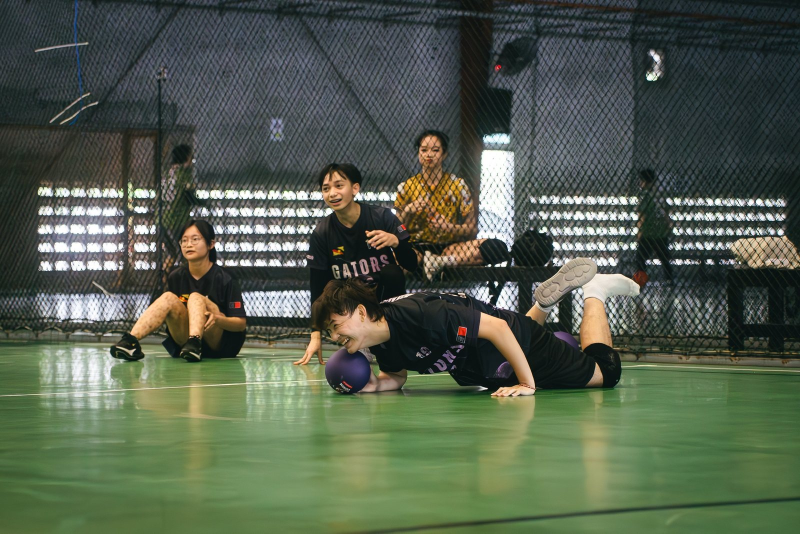
#> input picture site/assets/img/memories/game.jpg, 1600 x 1067 px, given in place of memories, which was not available (shown at 1/2 size)
$ python sheet.py out.png ../site/assets/img/memories
#> lines starting #> are read from the running program, lines starting #| are printed output that depends on the picture
#!/usr/bin/env python3
"""Contact sheet: tiles images into one JPEG with a label under each.

    python3 tools/sheet.py out.jpg a.jpg b.jpg c.jpg --cols 3 --width 640
    python3 tools/sheet.py out.jpg a.jpg b.jpg --labels "bar,hello"
"""
import argparse
import os

from PIL import Image, ImageDraw, ImageFont


def main():
    parser = argparse.ArgumentParser()
    parser.add_argument("out")
    parser.add_argument("images", nargs="+")
    parser.add_argument("--cols", type=int, default=3)
    parser.add_argument("--width", type=int, default=640)
    parser.add_argument("--labels", default="")
    args = parser.parse_args()

    labels = args.labels.split(",") if args.labels else [os.path.splitext(os.path.basename(p))[0] for p in args.images]
    tiles = []
    for path in args.images:
        image = Image.open(path).convert("RGB")
#> image is the input picture: PIL image 1600x1067 RGB; mean R, G, B 83.8, 94.5, 77.6
        height = round(image.height * args.width / image.width)
#> height = 427
        tiles.append(image.resize((args.width, height), Image.LANCZOS))
    cell_h = max(t.height for t in tiles) + 26
#> cell_h = 453
    cols = min(args.cols, len(tiles))
#> cols = 1
    rows = (len(tiles) + cols - 1) // cols
#> rows = 1
    sheet = Image.new("RGB", (cols * (args.width + 8) + 8, rows * (cell_h + 8) + 8), (24, 20, 18))
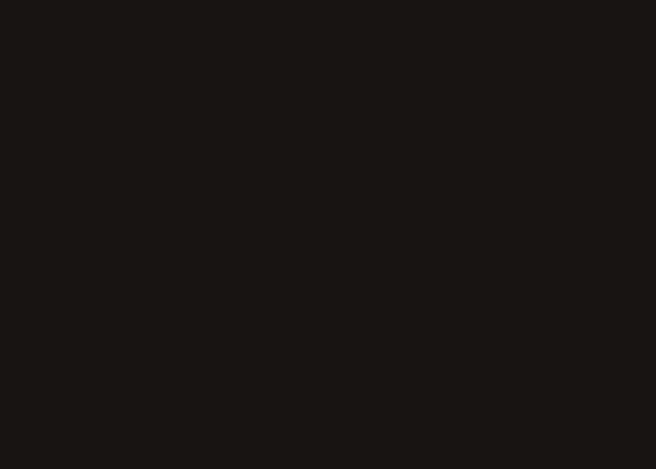
#> sheet: PIL image 656x469 RGB; mean R, G, B 24, 20, 18
    draw = ImageDraw.Draw(sheet)
    try:
        font = ImageFont.truetype("DejaVuSansMono.ttf", 15)
    except OSError:
        font = ImageFont.load_default()
    for index, (tile, label) in enumerate(zip(tiles, labels)):
        x = 8 + (index % cols) * (args.width + 8)
        y = 8 + (index // cols) * (cell_h + 8)
        sheet.paste(tile, (x, y))
        draw.text((x + 2, y + tile.height + 5), label, fill=(240, 228, 210), font=font)
#> this loop made 1 pass
#> (label, x, y) on pass 1: ('memories', 8, 8)
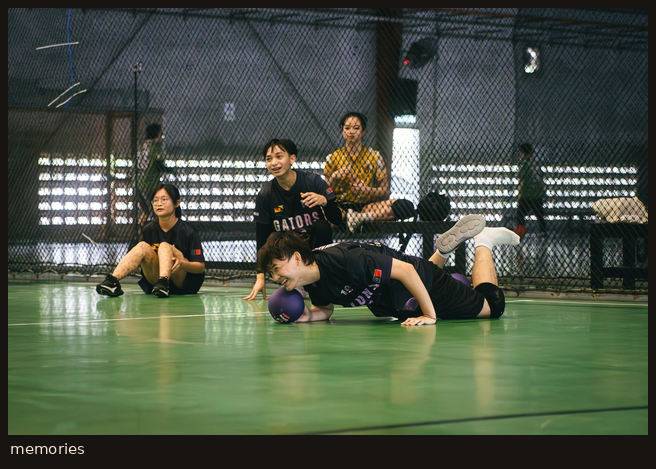
#> sheet: PIL image 656x469 RGB; mean R, G, B 77.3, 86.3, 71.1
    sheet.save(args.out, quality=86)
    print(args.out, sheet.size)
#| out.png (656, 469)


if __name__ == "__main__":
    main()

$ run again, on site/assets/img/memories/gators.jpg
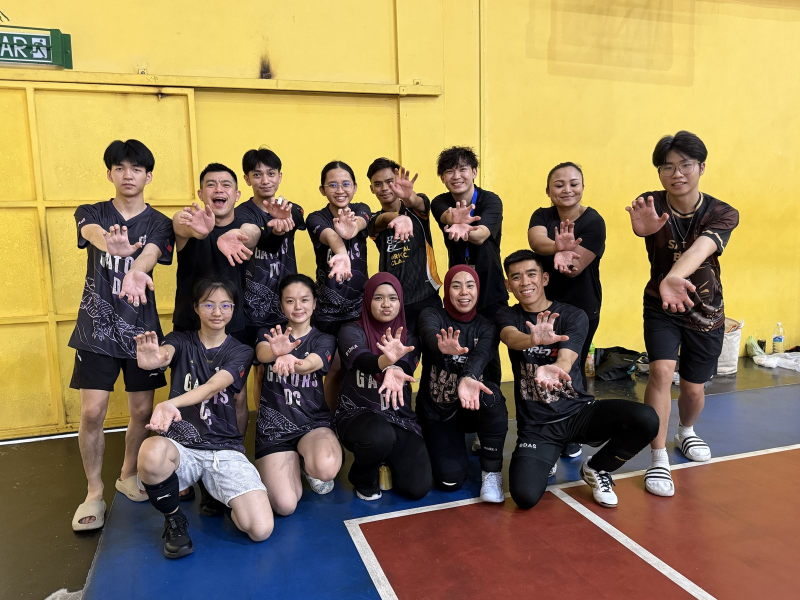
#> input picture site/assets/img/memories/gators.jpg, 1600 x 1200 px, given in place of memories, which was not available (shown at 1/2 size)
#> in main, image is the input picture: PIL image 1600x1200 RGB; mean R, G, B 147, 126.4, 87.4
#> cell_h = 506
#> cols = 1
#> the loop in main, `for index, (tile, label) in enumerate(zip(tiles, labels)):` made 1 pass
#> (label, x, y) on pass 1: ('memories', 8, 8)
#> after the loop in main, `for index, (tile, label) in enumerate(zip(tiles, labels)):`:
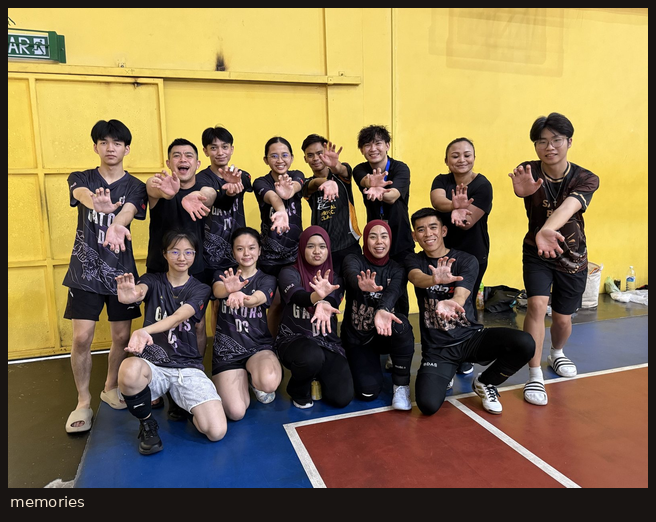
#> sheet: PIL image 656x522 RGB; mean R, G, B 134.5, 115.6, 80.4
#| out.png (656, 522)
